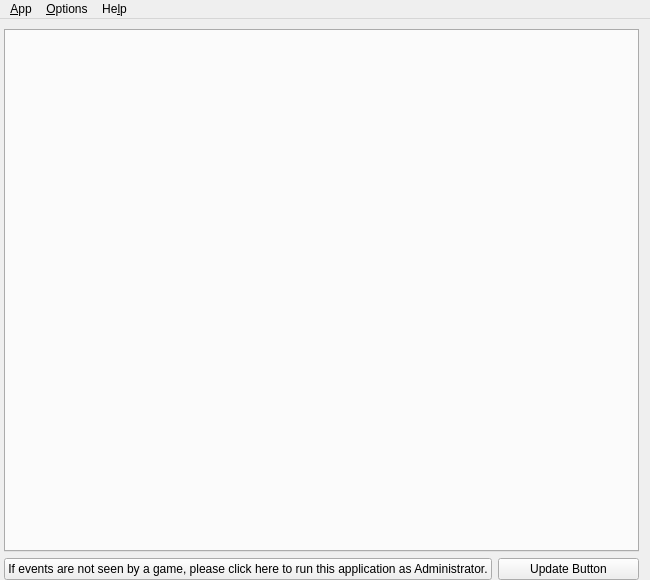
<?xml version="1.0" encoding="UTF-8"?>
<ui version="4.0">
 <class>MainWindow</class>
 <widget class="QMainWindow" name="MainWindow">
  <property name="windowModality">
   <enum>Qt::WindowModal</enum>
  </property>
  <property name="geometry">
   <rect>
    <x>0</x>
    <y>0</y>
    <width>650</width>
    <height>580</height>
   </rect>
  </property>
  <property name="minimumSize">
   <size>
    <width>650</width>
    <height>0</height>
   </size>
  </property>
  <property name="windowTitle">
   <string>AntiMicroX</string>
  </property>
  <property name="windowIcon">
   <iconset theme="io.github.antimicrox.antimicrox">
    <normaloff>.</normaloff>.</iconset>
  </property>
  <property name="styleSheet">
   <string notr="true">FlashButtonWidget[isflashing=&quot;true&quot;] {
    background-color: rgb(0, 0, 255);
	color: rgb(205, 197, 191);
}
QPushButton#setPushButton1[setActive=&quot;false&quot;], QPushButton#setPushButton2[setActive=&quot;false&quot;], QPushButton#setPushButton3[setActive=&quot;false&quot;], QPushButton#setPushButton4[setActive=&quot;false&quot;], QPushButton#setPushButton5[setActive=&quot;false&quot;], QPushButton#setPushButton6[setActive=&quot;false&quot;], QPushButton#setPushButton7[setActive=&quot;false&quot;], QPushButton#setPushButton8[setActive=&quot;false&quot;], QPushButton#setPushButton9[setActive=&quot;false&quot;], QPushButton#setPushButton10[setActive=&quot;false&quot;], QPushButton#setPushButton11[setActive=&quot;false&quot;], QPushButton#setPushButton12[setActive=&quot;false&quot;], QPushButton#setPushButton13[setActive=&quot;false&quot;], QPushButton#setPushButton14[setActive=&quot;false&quot;], QPushButton#setPushButton15[setActive=&quot;false&quot;], QPushButton#setPushButton16[setActive=&quot;false&quot;], QPushButton#setPushButton17[setActive=&quot;false&quot;], QPushButton#setPushButton18[setActive=&quot;false&quot;], QPushButton#setPushButton19[setActive=&quot;false&quot;], QPushButton#setPushButton20[setActive=&quot;false&quot;], QPushButton#setPushButton21[setActive=&quot;false&quot;], QPushButton#setPushButton22[setActive=&quot;false&quot;], QPushButton#setPushButton23[setActive=&quot;false&quot;], QPushButton#setPushButton24[setActive=&quot;false&quot;] {
	background-color: rgb(190, 190, 190);
}

QStackedWidget#stackedWidget{
    padding-top: 10px; } QPushButton#namesPushButton[isDisplayingNames=&quot;true&quot;] {
	background-color: rgb(192, 255, 192);
}</string>
  </property>
  <widget class="QWidget" name="centralWidget">
   <layout class="QVBoxLayout" name="verticalLayout">
    <property name="leftMargin">
     <number>4</number>
    </property>
    <property name="topMargin">
     <number>0</number>
    </property>
    <property name="bottomMargin">
     <number>0</number>
    </property>
    <item>
     <widget class="QStackedWidget" name="stackedWidget">
      <property name="sizePolicy">
       <sizepolicy hsizetype="Preferred" vsizetype="Preferred">
        <horstretch>0</horstretch>
        <verstretch>0</verstretch>
       </sizepolicy>
      </property>
      <property name="frameShape">
       <enum>QFrame::NoFrame</enum>
      </property>
      <property name="frameShadow">
       <enum>QFrame::Plain</enum>
      </property>
      <property name="lineWidth">
       <number>1</number>
      </property>
      <property name="currentIndex">
       <number>1</number>
      </property>
      <widget class="QWidget" name="page1">
       <layout class="QVBoxLayout" name="verticalLayout_2">
        <item>
         <widget class="QLabel" name="label">
          <property name="text">
           <string>No Joysticks have been found.
 Please plug in a joystick and then choose the &quot;Update Joysticks&quot; option in the main menu</string>
          </property>
          <property name="scaledContents">
           <bool>true</bool>
          </property>
          <property name="alignment">
           <set>Qt::AlignCenter</set>
          </property>
          <property name="wordWrap">
           <bool>true</bool>
          </property>
         </widget>
        </item>
       </layout>
      </widget>
      <widget class="QWidget" name="joystick_tabs">
       <property name="sizePolicy">
        <sizepolicy hsizetype="Preferred" vsizetype="Preferred">
         <horstretch>0</horstretch>
         <verstretch>0</verstretch>
        </sizepolicy>
       </property>
       <layout class="QVBoxLayout" name="verticalLayout_3">
        <property name="leftMargin">
         <number>0</number>
        </property>
        <property name="topMargin">
         <number>0</number>
        </property>
        <property name="rightMargin">
         <number>0</number>
        </property>
        <property name="bottomMargin">
         <number>0</number>
        </property>
        <item>
         <widget class="JoyTabWidgetContainer" name="tabWidget">
          <property name="enabled">
           <bool>true</bool>
          </property>
          <property name="sizePolicy">
           <sizepolicy hsizetype="Preferred" vsizetype="Preferred">
            <horstretch>0</horstretch>
            <verstretch>0</verstretch>
           </sizepolicy>
          </property>
          <property name="layoutDirection">
           <enum>Qt::LeftToRight</enum>
          </property>
          <property name="tabPosition">
           <enum>QTabWidget::North</enum>
          </property>
          <property name="tabShape">
           <enum>QTabWidget::Rounded</enum>
          </property>
          <property name="currentIndex">
           <number>-1</number>
          </property>
          <property name="usesScrollButtons">
           <bool>true</bool>
          </property>
          <property name="documentMode">
           <bool>false</bool>
          </property>
          <property name="tabsClosable">
           <bool>false</bool>
          </property>
          <property name="movable">
           <bool>false</bool>
          </property>
         </widget>
        </item>
       </layout>
      </widget>
     </widget>
    </item>
    <item>
     <layout class="QHBoxLayout" name="bottombuttonslayout">
      <item>
       <widget class="QPushButton" name="uacPushButton">
        <property name="sizePolicy">
         <sizepolicy hsizetype="Minimum" vsizetype="Fixed">
          <horstretch>1</horstretch>
          <verstretch>0</verstretch>
         </sizepolicy>
        </property>
        <property name="text">
         <string>If events are not seen by a game, please click here to run this application as Administrator.</string>
        </property>
        <property name="autoDefault">
         <bool>false</bool>
        </property>
        <property name="default">
         <bool>false</bool>
        </property>
        <property name="flat">
         <bool>false</bool>
        </property>
       </widget>
      </item>
      <item>
       <widget class="QPushButton" name="updateButton">
        <property name="sizePolicy">
         <sizepolicy hsizetype="Minimum" vsizetype="Fixed">
          <horstretch>1</horstretch>
          <verstretch>0</verstretch>
         </sizepolicy>
        </property>
        <property name="text">
         <string>Update Button</string>
        </property>
        <property name="autoDefault">
         <bool>false</bool>
        </property>
        <property name="default">
         <bool>false</bool>
        </property>
        <property name="flat">
         <bool>false</bool>
        </property>
       </widget>
      </item>
     </layout>
    </item>
   </layout>
  </widget>
  <widget class="QMenuBar" name="menuBar">
   <property name="geometry">
    <rect>
     <x>0</x>
     <y>0</y>
     <width>650</width>
     <height>22</height>
    </rect>
   </property>
   <widget class="QMenu" name="menuQuit">
    <property name="title">
     <string>&amp;App</string>
    </property>
    <addaction name="actionHide"/>
    <addaction name="actionQuit"/>
   </widget>
   <widget class="QMenu" name="menuOptions">
    <property name="title">
     <string>&amp;Options</string>
    </property>
    <addaction name="actionProperties"/>
    <addaction name="actionKeyValue"/>
    <addaction name="actionCalibration"/>
    <addaction name="actionStick_Pad_Assign"/>
    <addaction name="actionOptions"/>
    <addaction name="actionUpdate_Joysticks"/>
   </widget>
   <widget class="QMenu" name="menuHelp">
    <property name="title">
     <string>He&amp;lp</string>
    </property>
    <addaction name="actionGitHubPage"/>
    <addaction name="actionIssues"/>
    <addaction name="actionWiki"/>
    <addaction name="separator"/>
    <addaction name="actionAbout"/>
    <addaction name="actionAbout_Qt"/>
   </widget>
   <addaction name="menuQuit"/>
   <addaction name="menuOptions"/>
   <addaction name="menuHelp"/>
  </widget>
  <action name="actionQuit">
   <property name="icon">
    <iconset theme="application_exit" resource="../resources.qrc">
     <normaloff>:/images/actions/application_exit.png</normaloff>:/images/actions/application_exit.png</iconset>
   </property>
   <property name="text">
    <string>&amp;Quit</string>
   </property>
   <property name="shortcut">
    <string>Ctrl+Q</string>
   </property>
  </action>
  <action name="actionUpdate_Joysticks">
   <property name="enabled">
    <bool>true</bool>
   </property>
   <property name="icon">
    <iconset theme="view_refresh" resource="../resources.qrc">
     <normaloff>:/images/actions/view_refresh.png</normaloff>:/images/actions/view_refresh.png</iconset>
   </property>
   <property name="text">
    <string>&amp;Update Joysticks</string>
   </property>
   <property name="shortcut">
    <string>Ctrl+U</string>
   </property>
  </action>
  <action name="actionHide">
   <property name="icon">
    <iconset theme="view_restore" resource="../resources.qrc">
     <normaloff>:/images/actions/view_restore.png</normaloff>:/images/actions/view_restore.png</iconset>
   </property>
   <property name="text">
    <string>&amp;Hide</string>
   </property>
   <property name="shortcut">
    <string>Ctrl+H</string>
   </property>
  </action>
  <action name="actionAbout">
   <property name="icon">
    <iconset theme="about_antimicrox" resource="../resources.qrc">
     <normaloff>:/images/actions/about_antimicrox.png</normaloff>:/images/actions/about_antimicrox.png</iconset>
   </property>
   <property name="text">
    <string>&amp;About</string>
   </property>
   <property name="shortcut">
    <string>Ctrl+A</string>
   </property>
  </action>
  <action name="actionAbout_Qt">
   <property name="icon">
    <iconset theme="about_qt" resource="../resources.qrc">
     <normaloff>:/images/actions/about_qt.png</normaloff>:/images/actions/about_qt.png</iconset>
   </property>
   <property name="text">
    <string>About &amp;Qt</string>
   </property>
   <property name="shortcut">
    <string>Ctrl+T</string>
   </property>
  </action>
  <action name="actionProperties">
   <property name="icon">
    <iconset theme="sliders" resource="../resources.qrc">
     <normaloff>:/images/actions/sliders.png</normaloff>:/images/actions/sliders.png</iconset>
   </property>
   <property name="text">
    <string>&amp;Properties</string>
   </property>
   <property name="shortcut">
    <string>Ctrl+P</string>
   </property>
  </action>
  <action name="actionKeyValue">
   <property name="icon">
    <iconset theme="key_checker" resource="../resources.qrc">
     <normaloff>:/images/actions/key_checker.png</normaloff>:/images/actions/key_checker.png</iconset>
   </property>
   <property name="text">
    <string>&amp;Key Checker</string>
   </property>
   <property name="shortcut">
    <string>Ctrl+K</string>
   </property>
  </action>
  <action name="actionHomePage">
   <property name="text">
    <string>Home Page</string>
   </property>
   <property name="shortcut">
    <string>Ctrl+H</string>
   </property>
  </action>
  <action name="actionGitHubPage">
   <property name="icon">
    <iconset theme="github_page" resource="../resources.qrc">
     <normaloff>:/images/actions/github_page.png</normaloff>:/images/actions/github_page.png</iconset>
   </property>
   <property name="text">
    <string>&amp;GitHub Page</string>
   </property>
   <property name="shortcut">
    <string>Ctrl+G</string>
   </property>
  </action>
  <action name="actionOptions">
   <property name="icon">
    <iconset theme="settings" resource="../resources.qrc">
     <normaloff>:/images/actions/settings.png</normaloff>:/images/actions/settings.png</iconset>
   </property>
   <property name="text">
    <string>S&amp;ettings</string>
   </property>
   <property name="shortcut">
    <string>Ctrl+S</string>
   </property>
  </action>
  <action name="actionStick_Pad_Assign">
   <property name="icon">
    <iconset theme="stick_pad_assign" resource="../resources.qrc">
     <normaloff>:/images/actions/stick_pad_assign.png</normaloff>:/images/actions/stick_pad_assign.png</iconset>
   </property>
   <property name="text">
    <string>&amp;Stick/Pad Assign</string>
   </property>
   <property name="shortcut">
    <string>Ctrl+X</string>
   </property>
  </action>
  <action name="actionWiki">
   <property name="icon">
    <iconset theme="wiki" resource="../resources.qrc">
     <normaloff>:/images/actions/wiki.png</normaloff>:/images/actions/wiki.png</iconset>
   </property>
   <property name="text">
    <string>&amp;Wiki</string>
   </property>
   <property name="shortcut">
    <string>Ctrl+W</string>
   </property>
  </action>
  <action name="actionIssues">
   <property name="icon">
    <iconset theme="issues" resource="../resources.qrc">
     <normaloff>:/images/actions/issues.png</normaloff>:/images/actions/issues.png</iconset>
   </property>
   <property name="text">
    <string>&amp;Issues</string>
   </property>
   <property name="shortcut">
    <string>Ctrl+I</string>
   </property>
  </action>
  <action name="actionCalibration">
   <property name="icon">
    <iconset theme="calibration" resource="../resources.qrc">
     <normaloff>:/images/actions/calibration.png</normaloff>:/images/actions/calibration.png</iconset>
   </property>
   <property name="text">
    <string>&amp;Calibration</string>
   </property>
   <property name="shortcut">
    <string>Ctrl+C</string>
   </property>
  </action>
 </widget>
 <layoutdefault spacing="6" margin="11"/>
 <customwidgets>
  <customwidget>
   <class>JoyTabWidgetContainer</class>
   <extends>QTabWidget</extends>
   <header>joytabwidgetcontainer.h</header>
   <container>1</container>
  </customwidget>
 </customwidgets>
 <resources>
  <include location="../resources.qrc"/>
 </resources>
 <connections>
  <connection>
   <sender>actionQuit</sender>
   <signal>triggered()</signal>
   <receiver>MainWindow</receiver>
   <slot>quitProgram()</slot>
   <hints>
    <hint type="sourcelabel">
     <x>-1</x>
     <y>-1</y>
    </hint>
    <hint type="destinationlabel">
     <x>199</x>
     <y>149</y>
    </hint>
   </hints>
  </connection>
  <connection>
   <sender>actionUpdate_Joysticks</sender>
   <signal>triggered()</signal>
   <receiver>MainWindow</receiver>
   <slot>startJoystickRefresh()</slot>
   <hints>
    <hint type="sourcelabel">
     <x>-1</x>
     <y>-1</y>
    </hint>
    <hint type="destinationlabel">
     <x>349</x>
     <y>262</y>
    </hint>
   </hints>
  </connection>
  <connection>
   <sender>actionHide</sender>
   <signal>triggered()</signal>
   <receiver>MainWindow</receiver>
   <slot>hideWindow()</slot>
   <hints>
    <hint type="sourcelabel">
     <x>-1</x>
     <y>-1</y>
    </hint>
    <hint type="destinationlabel">
     <x>349</x>
     <y>262</y>
    </hint>
   </hints>
  </connection>
  <connection>
   <sender>actionAbout</sender>
   <signal>triggered()</signal>
   <receiver>MainWindow</receiver>
   <slot>openAboutDialog()</slot>
   <hints>
    <hint type="sourcelabel">
     <x>-1</x>
     <y>-1</y>
    </hint>
    <hint type="destinationlabel">
     <x>349</x>
     <y>262</y>
    </hint>
   </hints>
  </connection>
  <connection>
   <sender>actionStick_Pad_Assign</sender>
   <signal>triggered()</signal>
   <receiver>MainWindow</receiver>
   <slot>showStickAssignmentDialog()</slot>
   <hints>
    <hint type="sourcelabel">
     <x>-1</x>
     <y>-1</y>
    </hint>
    <hint type="destinationlabel">
     <x>324</x>
     <y>289</y>
    </hint>
   </hints>
  </connection>
 </connections>
 <slots>
  <slot>startJoystickRefresh()</slot>
  <slot>hideWindow()</slot>
  <slot>openAboutDialog()</slot>
  <slot>quitProgram()</slot>
  <slot>showStickAssignmentDialog()</slot>
 </slots>
</ui>
